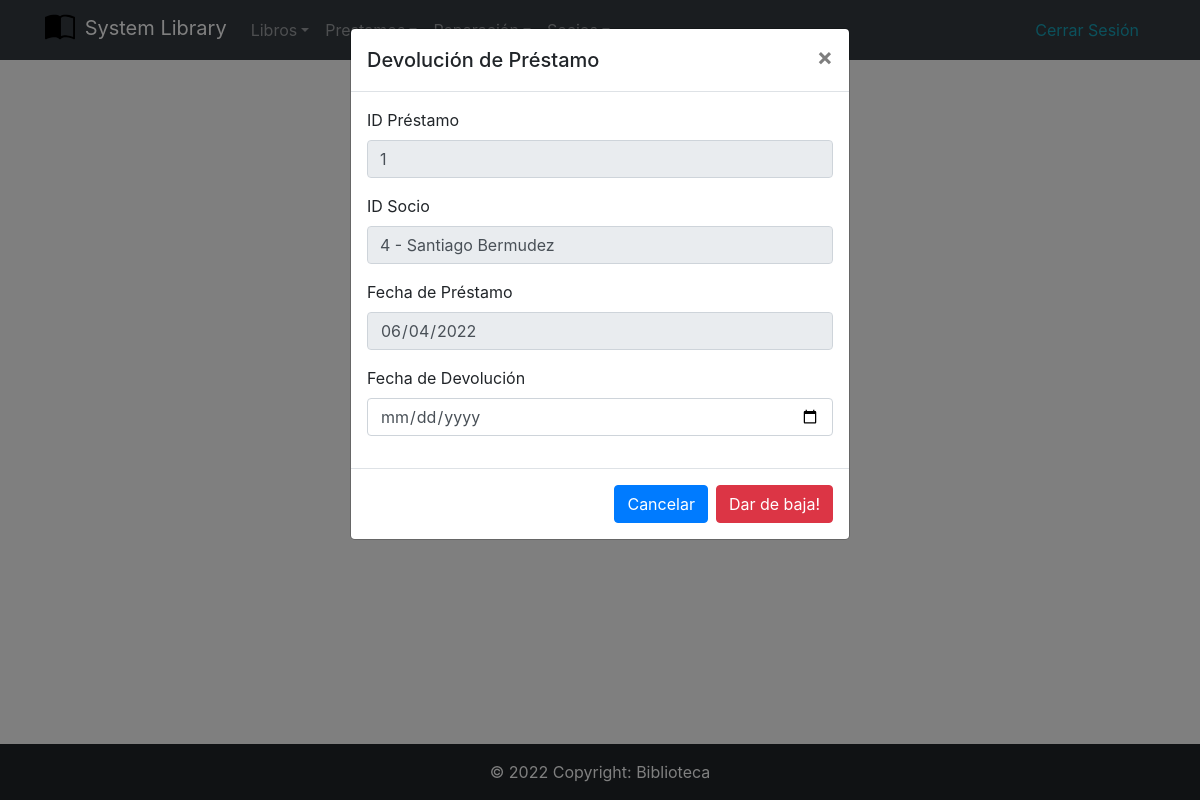
/templates/Prestamos/BajaPrestamo.php?id=1 (signed in), run on the app's committed database.
### tables this page shows
CREATE TABLE `prestamo` (
  `cod_prestamo` int(11) NOT NULL AUTO_INCREMENT,
  `cod_socio` int(11) NOT NULL,
  `fecha_prestamo` date NOT NULL,
  `fecha_devolucion` date DEFAULT NULL,
  PRIMARY KEY (`cod_prestamo`)
);

CREATE TABLE `socio` (
  `cod_socio` int(11) NOT NULL AUTO_INCREMENT,
  `nomyape` tinytext,
  `fnacimiento` date DEFAULT NULL,
  `direccion` tinytext,
  `telefono` tinytext,
  `email` tinytext,
  PRIMARY KEY (`cod_socio`)
);

### config/database.php (called while the page is built, shortened)
<?php
function conectarDB() : mysqli {
    $db = mysqli_connect('localhost', 'root', '', 'biblioteca');
    $db->set_charset("utf8");
    return $db;
}
?>

### templates/Prestamos/BajaPrestamo.php (the view, shortened to what this page needs)
<?php
include '../../config/database.php';
if (isset($_GET['id'])) {
    $cod_prestamo = $_GET['id'];
    if (is_numeric($cod_prestamo)) {
        $query = "SELECT * FROM prestamo p JOIN socio s ON p.cod_socio = s.cod_socio WHERE p.cod_prestamo = $cod_prestamo";
        $resultado = mysqli_query(conectarDB(), $query);
        $pres = mysqli_fetch_assoc($resultado);
    } else {
        header('Location: /SystemLybrary/templates/Prestamos/ListaPrestamos.php');
        exit;
    }
}
include '../../Header.php';
if ($resultado) {
?>
<div class="modal fade show" id="modelId" tabindex="-1" role="dialog" aria-labelledby="modelTitleId" aria-hidden="true" style="display: block;">
    <div class="modal-dialog" role="document">
        <div class="modal-content">
            <div class="modal-header">
                <h5 class="modal-title">Devolución de Préstamo</h5>
                <button type="button" class="close" data-dismiss="modal" aria-label="Close">
                    <span aria-hidden="true">&times;</span>
                </button>
            </div>
            <div class="modal-body">
                <form action="/SystemLybrary/templates/Prestamos/BajaPrestamo.php" method="POST">
                    <div class="form-group">
                        <label for="cod_prestamo">ID Préstamo</label>
                        <input type="text" readonly name="cod_prestamo" id="" class="form-control" value="<?php echo $pres['cod_prestamo'] ?>">
                    </div>
                    <div class="form-group">
                        <label for="">ID Socio</label>
                        <input type="text" readonly class="form-control" value="<?php echo $pres['cod_socio'] . " - " . $pres['nomyape'] ?>">
                    </div>
                    <div class="form-group">
                        <label for="fecha_prestamo">Fecha de Préstamo</label>
                        <input type="date" readonly name="fecha_prestamo" id="" class="form-control" value="<?php echo $pres['fecha_prestamo'] ?>">
                    </div>
                    <div class="form-group">
                        <label for="fecha_devolucion">Fecha de Devolución</label>
                        <input type="date" min="<?php echo $pres['fecha_prestamo'] ?>" name="fecha_devolucion" id="fecha_devolucion" class="form-control">
                    </div>
            </div>
            <div class="modal-footer">
                <a name="" id="" class="btn btn-primary" href="/SystemLybrary/Biblioteca_Control/templates/Prestamos/ListaPrestamos.php" role="button">Cancelar</a>
                <button type="submit" class="btn btn-danger">Dar de baja!</button>
            </div>
        </div>
    </div>
</div>
<?php
}
include '../../Footer.php';
?>

### data on the page
prestamo: cod_prestamo "1", cod_socio.nomyape "4 - Santiago Bermudez", fecha_prestamo "06/04/2022"
